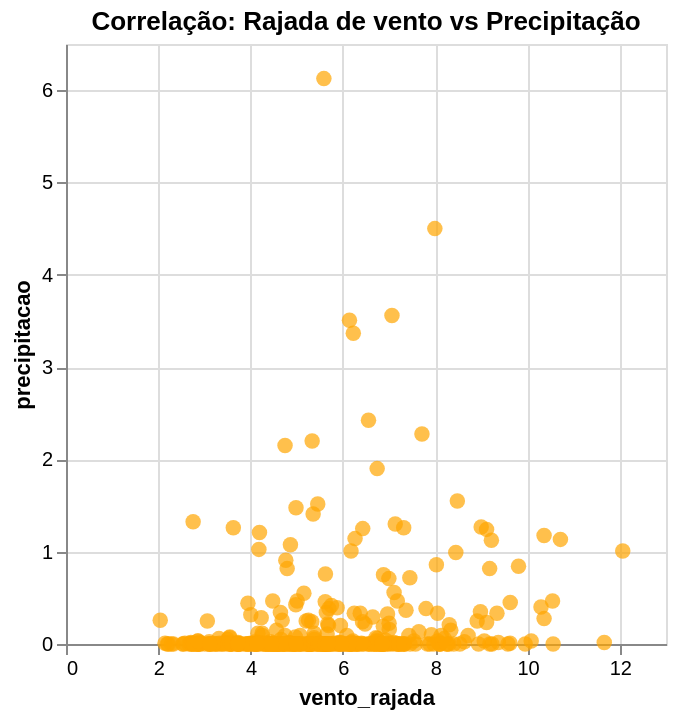

Source (notebook cell):
### Markdown cell above
💨 Correlação vento (rajada) vs precipitação

### Code cell
chart_corr_vento = alt.Chart(df_daily).mark_circle(size=60, color='orange').encode(
    x='vento_rajada:Q',
    y='precipitacao:Q',
    tooltip=['vento_rajada', 'precipitacao']
).properties(
    title='Correlação: Rajada de vento vs Precipitação'
)
chart_corr_vento

### Figure 1 — Vega-Lite specification as saved in the notebook (floating-point values rounded to 4 significant figures; data arrays with more than 128 entries replaced by an {"elided": "..."} marker saying what was removed)
{"config": {"view": {"continuousWidth": 300, "continuousHeight": 300}}, "data": {"name": "data-88edf89fc41b6881d40061707ff4c2c4"}, "mark": {"type": "circle", "color": "orange", "size": 60}, "encoding": {"tooltip": [{"field": "vento_rajada", "type": "quantitative"}, {"field": "precipitacao", "type": "quantitative"}], "x": {"field": "vento_rajada", "type": "quantitative"}, "y": {"field": "precipitacao", "type": "quantitative"}}, "title": "Correlação: Rajada de vento vs Precipitação", "$schema": "https://vega.github.io/schema/vega-lite/v6.1.0.json", "datasets": {"data-88edf89fc41b6881d40061707ff4c2c4": {"elided": "366 records"}}}
